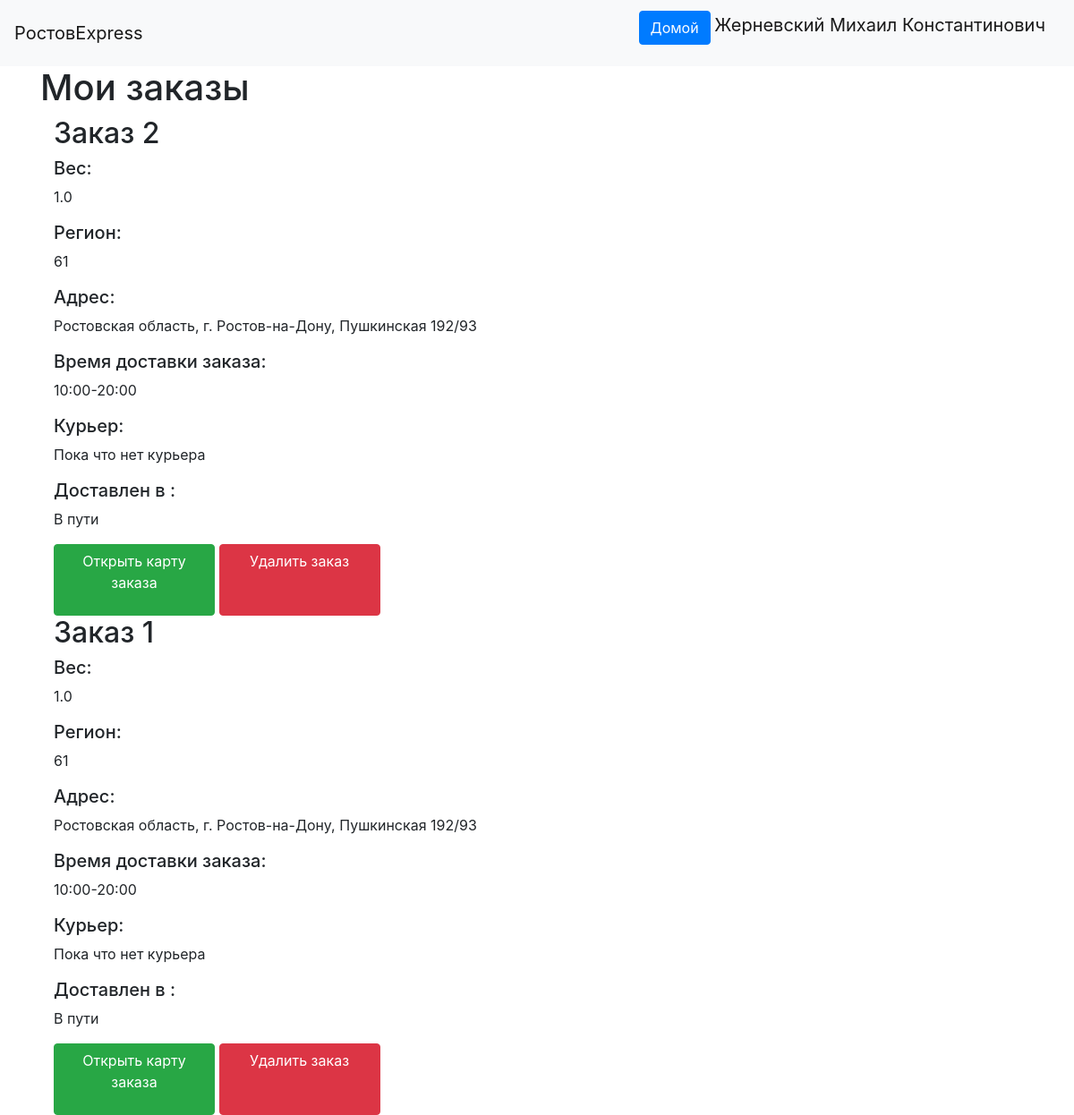
The page /orders/view (signed in) on the database as committed earlier.
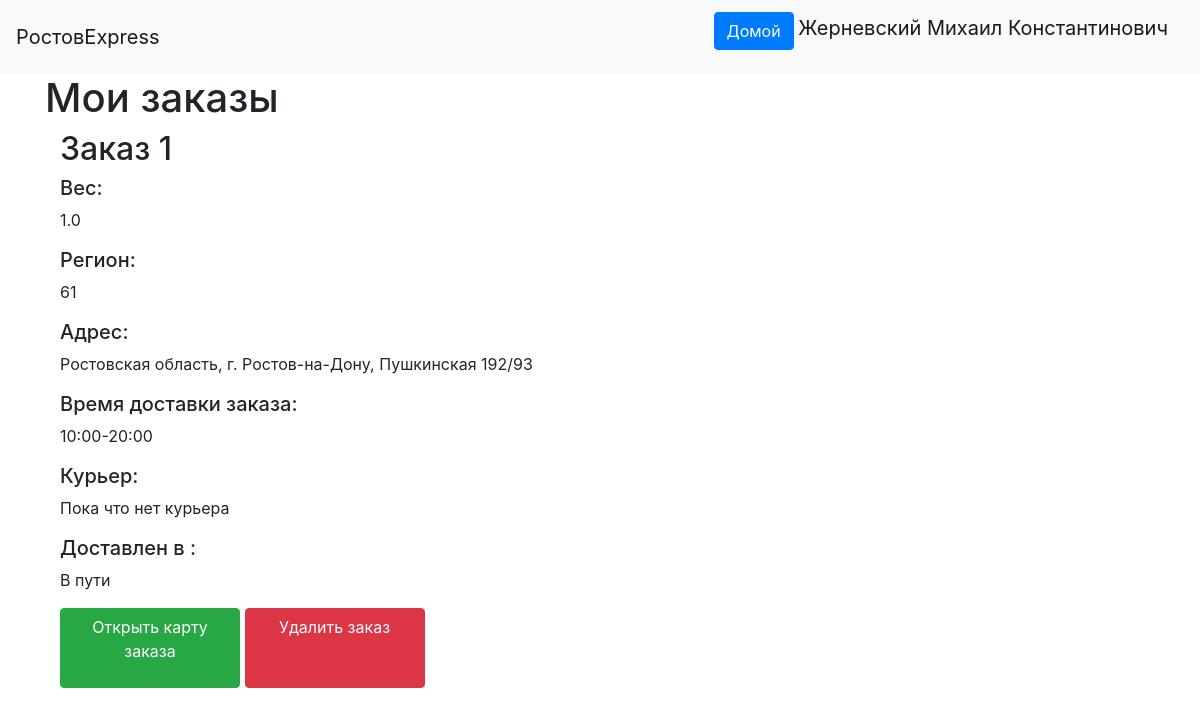
The same page on the database as committed later.
### data/users.py (models this page shows, shortened)
class User(SqlAlchemyBase, UserMixin):
    __tablename__ = 'users'
    id = sqlalchemy.Column(sqlalchemy.Integer,
                           primary_key=True, autoincrement=True)
    name = sqlalchemy.Column(sqlalchemy.String, nullable=True)
    about = sqlalchemy.Column(sqlalchemy.String, nullable=True)
    email = sqlalchemy.Column(sqlalchemy.String,
                              index=True, unique=True, nullable=True)
    phone_number = sqlalchemy.Column(sqlalchemy.String,
                              index=True, unique=True, nullable=True)
    hashed_password = sqlalchemy.Column(sqlalchemy.String, nullable=True)
    created_date = sqlalchemy.Column(sqlalchemy.DateTime,default=datetime.datetime.now)
    user_type = sqlalchemy.Column(sqlalchemy.Integer, nullable=True)
    c_id = sqlalchemy.Column(sqlalchemy.Integer, sqlalchemy.ForeignKey('couriers.id'), nullable=True)
    sqlalchemy.orm.relation('Courier')

### data/orders.py (models this page shows)
class Order(SqlAlchemyBase):
    __tablename__ = 'orders'
    id = sqlalchemy.Column(sqlalchemy.Integer, primary_key=True)
    weight = sqlalchemy.Column(sqlalchemy.Float, nullable=True)
    region = sqlalchemy.Column(sqlalchemy.Integer, nullable=True)
    orders_courier = sqlalchemy.Column(sqlalchemy.Integer, sqlalchemy.ForeignKey('couriers.id'))
    user_id = sqlalchemy.Column(sqlalchemy.Integer, sqlalchemy.ForeignKey("users.id"))
    address = sqlalchemy.Column(sqlalchemy.String, nullable=True)
    complete_time = sqlalchemy.Column(sqlalchemy.String, nullable=True, default='')
    sqlalchemy.orm.relation('User')
    sqlalchemy.orm.relation('Courier')

### data/deliveryhours.py (models this page shows)
class DH(SqlAlchemyBase):
    __tablename__ = 'deliveryhours'
    id = sqlalchemy.Column(sqlalchemy.Integer, primary_key=True, autoincrement=True)
    order_id = sqlalchemy.Column(sqlalchemy.Integer, sqlalchemy.ForeignKey('orders.id'), nullable=True)
    hours = sqlalchemy.Column(sqlalchemy.String, nullable=True)
    sqlalchemy.orm.relation('Order')

### main.py (the view)
@app.route('/orders/view', methods=['POST', 'GET'])
@login_required
def get_user_orders():
    user_id = current_user.id
    db_sess = db_session.create_session()
    orders = db_sess.query(Order).filter(Order.user_id == user_id).all()
    delivery_hours = [db_sess.query(DH).filter(DH.order_id == order.id).all()[0] for order in orders]
    courier_names = []
    for order in orders:
        list_of_couriers = db_sess.query(User).filter(User.c_id == order.orders_courier).all()
        if list_of_couriers:
            courier_names.append(f"{list_of_couriers[0].name}, телефон: {list_of_couriers[0].phone_number}")
        else:
            courier_names.append("Пока что нет курьера")
    items = zip(orders, delivery_hours, courier_names)
    items = list(items)
    items.reverse()
    return render_template('existing_orders.html', title="Мои заказы", items=items)

### data/db_session.py (called while the page is built)
def create_session() -> Session:
    global __factory
    return __factory()

### main.py (called while the page is built)
@login_manager.user_loader
def load_user(user_id):
    db_sess = db_session.create_session()
    return db_sess.query(User).get(user_id)

### templates/existing_orders.html
{% extends "base.html" %}
{% block content %}
<h1>Мои заказы</h1>
{% for item in items %}
<div class="container">
    <h2>Заказ {{item[0].id}}</h2>
    <h5>Вес: </h5><p> {{ item[0].weight }}</p>
    <h5>Регион: </h5><p> {{ item[0].region }}</p>
    <h5>Адрес: </h5><p> {{ item[0].address }}</p>
    <h5>Время доставки заказа: </h5><p>{{ item[1].hours }}</p>
    <h5>Курьер: </h5><p>{{ item[2] }}</p>
    {% if item[0].complete_time %}
    <h5>Доставлен в : </h5><p>{{ item[0].complete_time }} по Гринвичу</p>
    {% else %}
    <h5>Доставлен в : </h5><p>В пути</p>
    {% endif %}
    <a class="btn btn-success" style="width: 180px; height:80px" href="/orders/view/{{item[0].id}}">Открыть карту заказа</a>
    <a class="btn btn-danger" style="width: 180px; height:80px" href="/orders/delete/{{item[0].id}}">Удалить заказ</a>
</div>
{% endfor %}
{% endblock %}

### templates/base.html (shortened to what this page needs)
<!doctype html>
<html lang="en">
<head>
    <link rel="stylesheet"
          href="https://stackpath.bootstrapcdn.com/bootstrap/4.4.1/css/bootstrap.min.css"
>
</head>
<body>
<header>
    <nav class="navbar navbar-light bg-light">
        <a class="navbar-brand" href="#">РостовExpress</a>
        {% if current_user.is_authenticated %}
            <p>
                <a class="btn btn-primary " href="/">Домой</a>
                <a class="navbar-brand" href="/logout">{{ current_user.name }}</a>
            </p>
        {% else %}
            <p>
                <a class="btn btn-primary " href="/register">Зарегистрироваться</a>
                <a class="btn btn-success" href="/login">Войти</a>
            </p>
        {% endif %}
    </nav>
</header>
<main role="main" class="container">
    {% block content %}{% endblock %}
</main>
</body>
</html>

Rows that differ between the two databases and show on the page:
removed Order: id "2", weight "1.0", region "61", address "Ростовская область, г. Ростов-на-Дону, Пушкинская 192/93", hours "10:00-20:00", item "Пока что нет курьера", shows "Доставлен в :", complete_time "В пути"
